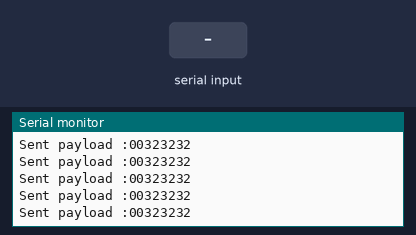
The sketch below on a simulated Arduino Uno, built with avr-gcc and run on an emulated ATmega328P. Parts: the last lines printed to the serial monitor. The inputs (shaded band) are chosen by the test bench. No radio packets arrive unless stated.

Above: at 1.2 s.
1.3 s: "1" received over Serial
At 1.54 s:
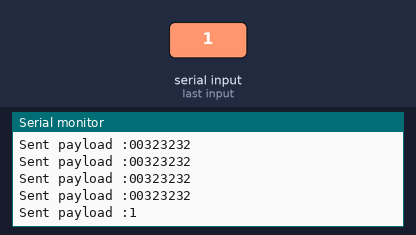
2.8 s: "0" received over Serial
At 3.05 s:
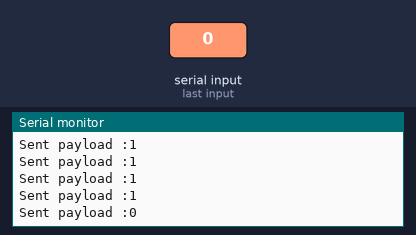
4.3 s: "2" received over Serial
At 4.56 s:
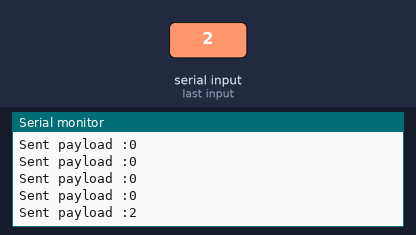
Timing chart, 0 to 7.3 s (numbered marks = the images above; inputs shaded):
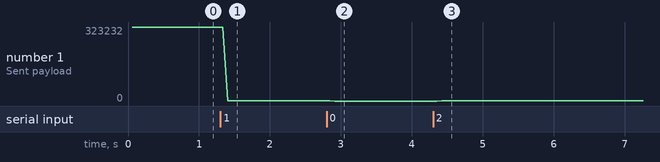

The sketch:

tx.ino
```cpp
#include <SPI.h>
#include <RH_NRF24.h>

RH_NRF24 nrf24;
void setup(){
  Serial.begin(9600);
  while (!Serial);
  if (!nrf24.init())
    Serial.println("init failed");
  if (!nrf24.setChannel(1))
    Serial.println("setChannel failed");
  if (!nrf24.setRF(RH_NRF24::DataRate2Mbps, RH_NRF24::TransmitPower0dBm))
    Serial.println("setRF failed");
  Serial.println("all passed");
}

String content = "00323232";
String safeVal = "00323232";
char character;

void send(String payload){
  uint8_t data[RH_NRF24_MAX_MESSAGE_LEN];
  payload.getBytes(data, RH_NRF24_MAX_MESSAGE_LEN) ;
  nrf24.send(data, sizeof(data));
  nrf24.waitPacketSent();
  Serial.println("Sent payload :"+payload);
}

void loop(){
  if(Serial.available()){
    content = "\0";
    while(Serial.available()) {
      character = Serial.read();
      content.concat(character);
      delay(10);
    }
    send(content);
    delay(100);
  }else{
    send(content);
  }
}
```

Measured:
- after the input at 1.3 s, the serial monitor: prints a new line after 0.11 s (image 1)
- after the input at 2.8 s, the serial monitor: prints a new line after 0.12 s (image 2)
- after the input at 4.3 s, the serial monitor: prints a new line after 0.12 s (image 3)
- plotted number 1: 323232 → 1 after the input at 1.3 s, 1 → 0 after the input at 2.8 s, 0 → 2 after the input at 4.3 s
